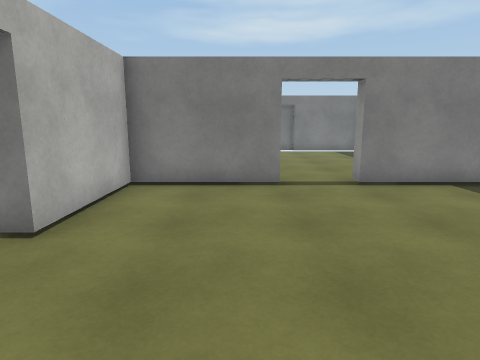
view 1 (above)

24 first-person views from a walk through a scene from a Unity 3-D project. The camera is 1.5 m above the floor, tilts 10° down and sees 75° across. Doors are open. The floor is counted in squares, 1 m on a side. Each view is taken from the middle of a square. On the plan, view 1 faces up. The plan holds only what a view shows up to about 15 squares ahead; the rest is blank. The place goes on beyond the plan. The player is left out. Surface patterns are stand-ins for the level's own textures.

view 2
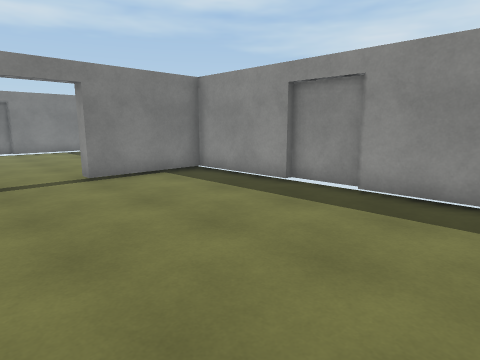

view 3
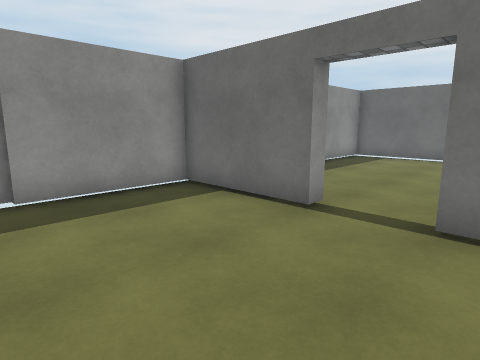

view 4
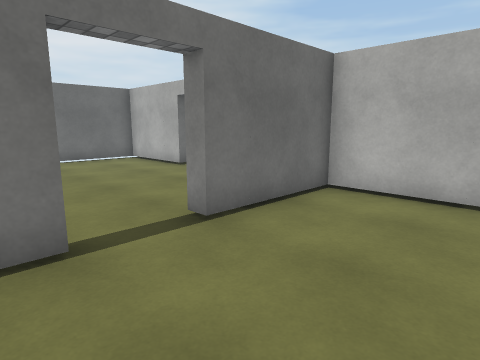

view 5
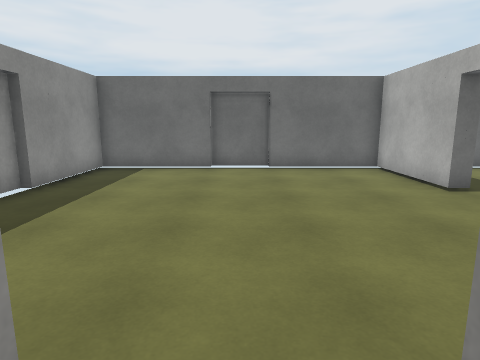

view 6
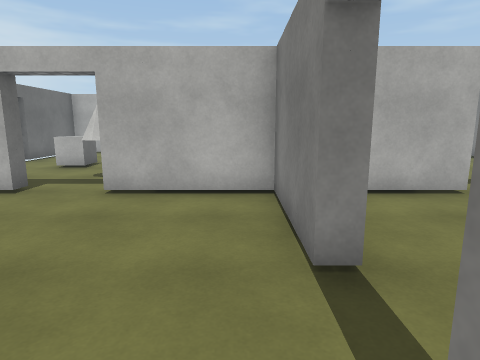

view 7
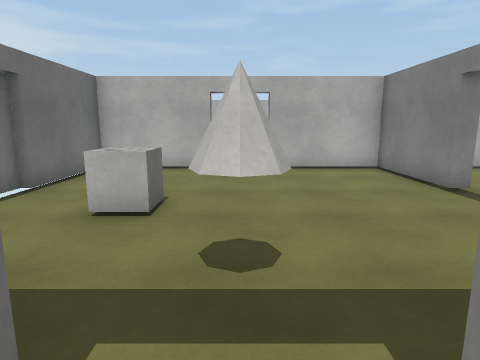

view 8
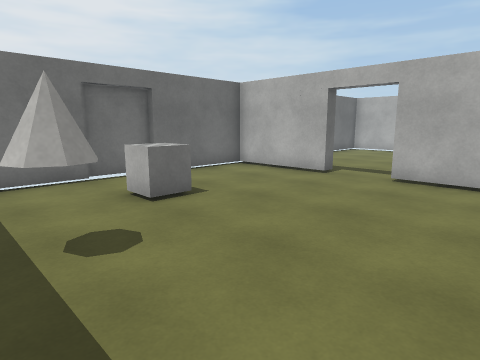

view 9
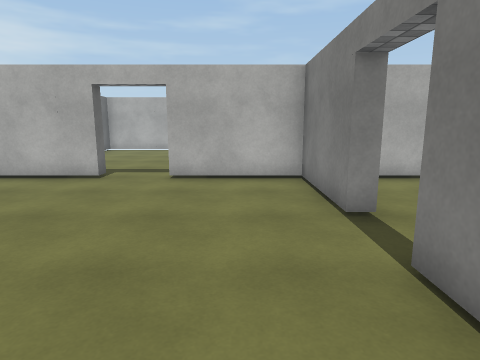

view 10
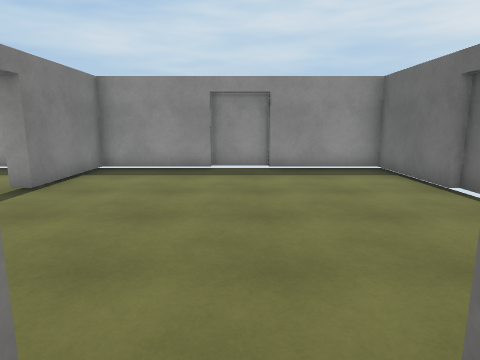

view 11
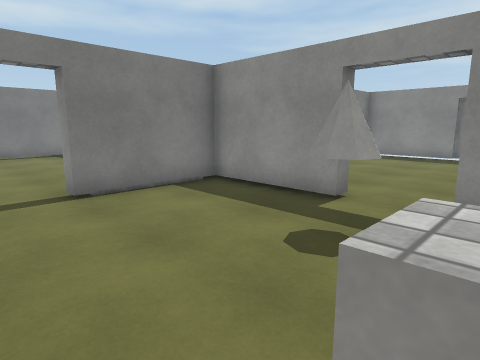

view 12
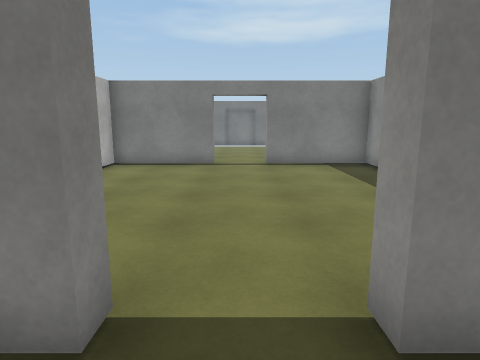

view 13
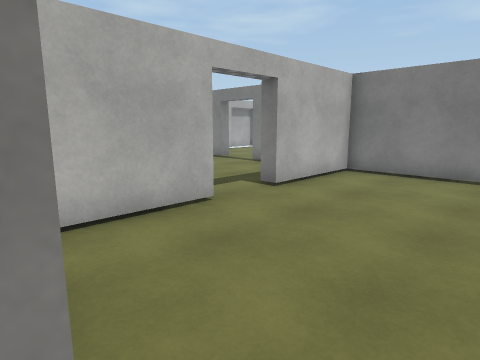

view 14
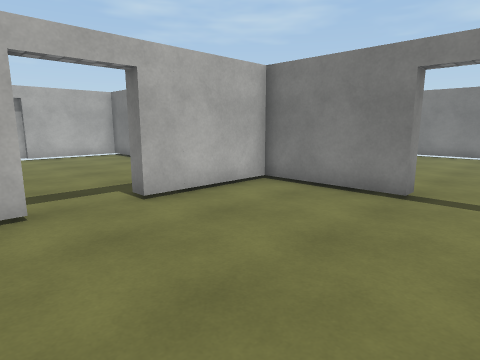

view 15
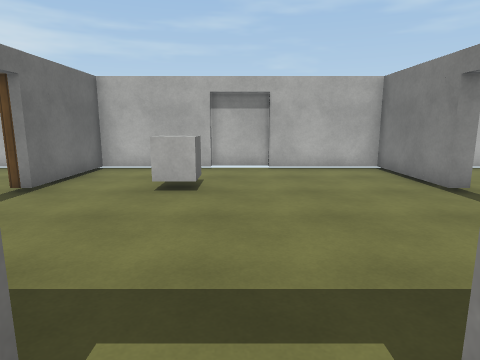

view 16
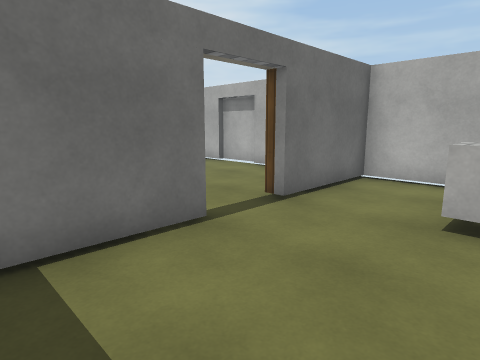

view 17
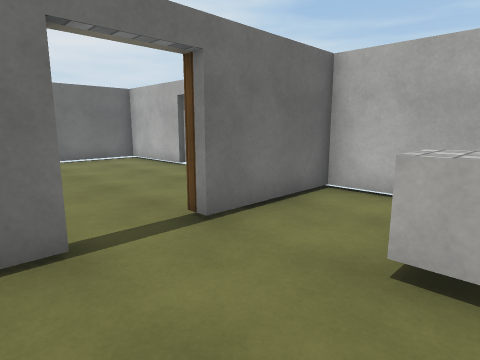

view 18
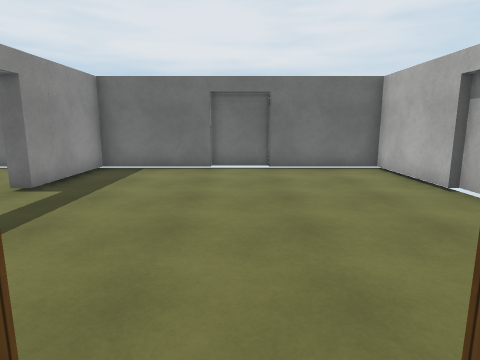

view 19
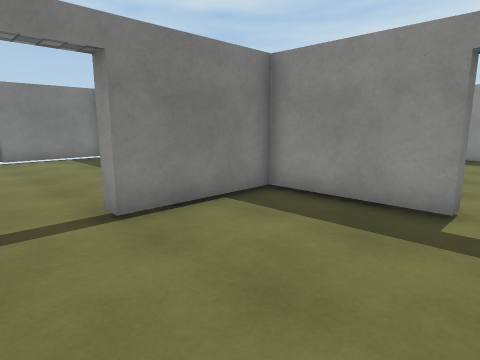

view 20
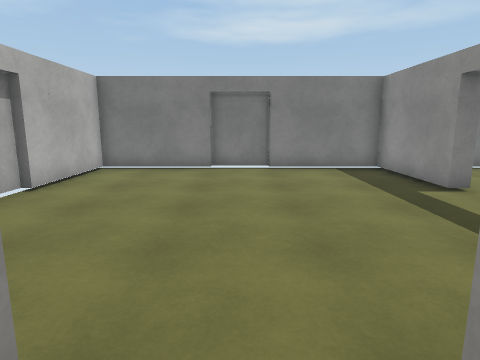

view 21
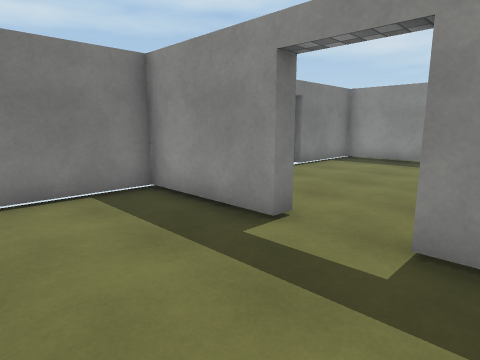

view 22
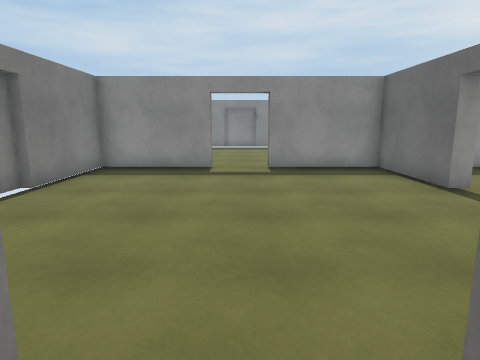

view 23
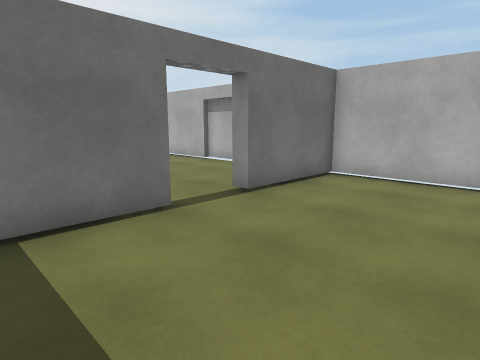

view 24
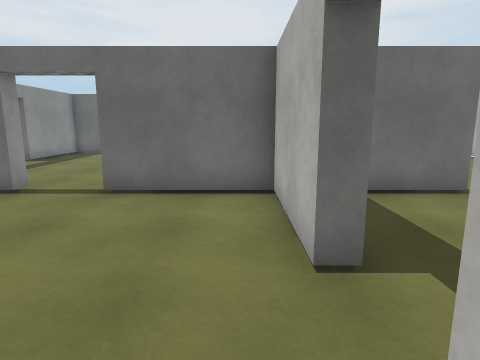

### Floor plan
Ten units are one square. View 1 is at (0, 0); x grows to the right and y downward. Boxes are objects, and circles mark ways between rooms. Rooms are numbered by the first view taken in them; rooms with no view inside come last. Other rooms are left out.
<svg viewBox="-235 -185 310 310">
<path fill="none" stroke="#000" d="M67 -39 67 -78 30 -78M-28 -21 -28 17 10 17 10 22M11 -78 -28 -78 -28 -40 -32 -40M70 -19 70 -40M30 22 30 17 67 17 67 -20M29 117 67 117 67 80M67 61 67 22 30 22M10 22 -28 22 -28 60 -32 60M9 120 30 120M70 81 70 60M-34 80 -28 80 -28 117 10 117M-55 72 -52 65 -44 68 -48 75 -55 72M-53 73 -54 70M-47 67 -45 70M-71 117 -50 117M-90 22 -127 22 -127 60M-32 60 -32 22 -70 22M-91 120 -70 120M-132 80 -127 80 -127 117 -90 117M-90 16 -90 22M-127 -21 -127 9M-90 -78 -127 -78 -127 -40 -132 -40M-32 -46 -32 -78 -70 -78M-70 22 -70 18M-32 2 -32 -20M-171 17 -144 17M-228 -21 -228 17 -190 17 -190 22M-190 -78 -228 -78 -228 -40M-132 -40 -132 -78 -170 -78M-230 -41 -230 -20M-189 -177 -228 -177 -228 -140M-228 -120 -228 -83 -190 -83 -190 -78M-132 -140 -132 -177 -170 -177M-132 -114 -132 -120M-230 -140 -230 -134M-169 -180 -190 -180M-170 -78 -170 -83 -145 -83M-126 -140 -132 -140M-91 -177 -116 -177M-32 -139 -32 -177 -70 -177M-69 -180 -76 -180M-132 -120 -127 -120 -127 -83 -90 -83 -90 -78M-70 -78 -70 -83 -32 -83 -32 -120M-171 117 -132 117 -132 80M-228 79 -228 117 -190 117M-230 61 -230 80M-191 120 -170 120M-228 50 -228 60"/>
<rect x="-85" y="85" width="20" height="10" fill="#bbb"><title>cube</title></rect>
<rect x="-205" y="-25" width="20" height="20" fill="#bbb"><title>cube</title></rect>
<circle cx="15" cy="20" r="3" fill="#2a7"/>
<circle cx="-30" cy="-35" r="3" fill="#2a7"/>
<circle cx="-30" cy="65" r="3" fill="#2a7"/>
<circle cx="-85" cy="20" r="3" fill="#2a7"/>
<circle cx="-130" cy="65" r="3" fill="#2a7"/>
<circle cx="-130" cy="-35" r="3" fill="#2a7"/>
<circle cx="-85" cy="-80" r="3" fill="#2a7"/>
<circle cx="-185" cy="-80" r="3" fill="#2a7"/>
<circle cx="-185" cy="20" r="3" fill="#2a7"/>
<circle cx="-130" cy="-135" r="3" fill="#2a7"/>
<text x="20" y="-30">1</text>
<text x="20" y="70">2</text>
<text x="-80" y="70">3</text>
<text x="-80" y="-30">4</text>
<text x="-180" y="-30">5</text>
<text x="-180" y="-130">6</text>
<text x="-80" y="-130">7</text>
<text x="-180" y="70">8</text>
</svg>
Room 1 opens to room 2. Room 1 opens to room 4. Room 2 opens to room 3. Room 3 opens to room 4. Room 3 opens to room 8. Room 4 opens to room 5. Room 4 opens to room 7. Room 5 opens to room 6. Room 5 opens to room 8. Room 6 opens to room 7.

Where each view was taken, in squares from view 1:
view 1: 0 up, 0 right, facing up
view 2: 1 down, 0 right, facing up-right
view 3: 3 up, 0 right, facing down-right
view 4: 2 up, 4 right, facing down-left
view 5: 1 down, 2 right, facing down
view 6: 3 down, 4 right, facing left
view 7: 7 down, 2 left, facing left
view 8: 3 down, 4 left, facing down-left
view 9: 4 down, 4 left, facing left
view 10: 7 down, 4 left, facing right
view 11: 9 down, 9 left, facing up-right
view 12: 4 down, 8 left, facing up
view 13: 2 down, 8 left, facing up-left
view 14: 1 up, 7 left, facing up-left
view 15: 3 up, 12 left, facing left
view 16: 2 up, 14 left, facing down-left
view 17: 2 up, 16 left, facing down-left
view 18: 1 down, 18 left, facing down
view 19: 3 up, 19 left, facing up-right
view 20: 7 up, 18 left, facing up
view 21: 11 up, 17 left, facing up-right
view 22: 13 up, 14 left, facing right
view 23: 13 up, 14 left, facing down-left
view 24: 15 up, 12 left, facing down
